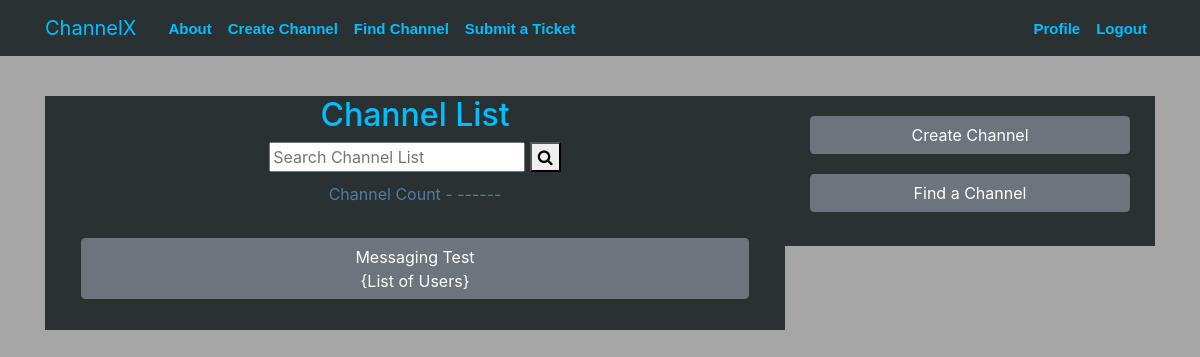
The app's page /channel/ (signed in), older data.
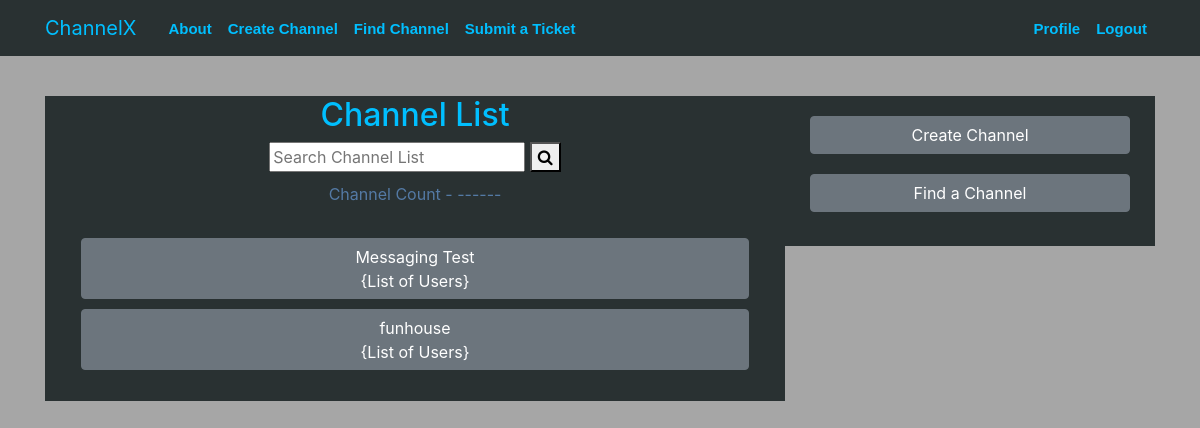
The same page, newer data.
### main/models.py (models this page shows, shortened)
class Channel(models.Model):
    room_name = models.CharField(max_length=30, unique=True)
    start_life = models.DateField(default=date.today, null=True)
    expire_date = models.DateField(default=date.today, null=True)
    start_quiet_hour = models.TimeField(default=datetime.now, blank=True)
    end_quiet_hour = models.TimeField(default=datetime.now, blank=True)
    room_owner = models.ForeignKey(User, on_delete=models.CASCADE, null=True)
    slug = models.SlugField(max_length=30, blank=True)

### main/views.py (the view)
# urls.py: path('channel/', ChannelListView.as_view(), name='main-channel-list'),
class ChannelListView(LoginRequiredMixin, ListView):
    model = Channel
    context_object_name = "channels"

### main/templates/main/channel_list.html (shortened to what this page needs)
{% extends "main/base.html" %}
{% block content %}
{% load static %}
<body>
  <div class="container-fluid">
    <div class="row content">
      <div class="col-8" style="text-align:center; background-color:#293132">
        <h2>Channel List</h2>
        <div>
            <form>
              <input type="text" placeholder="Search Channel List" name="search">
              <button type="submit"><i class="fa fa-search"></i></button>
              <div style="color: #547aa5; padding:10px">Channel Count - ------</div>
            </form>
        </div>
          <div class="table-wrapper-scroll-y" style="margin: 3%; background-color:#293132">
            {% for channel in channels %}
              <p style='margin:auto; padding:0px 0px 10px 0px'>
                <a href="{% url 'channel-detail' channel.slug %}"><button style="padding-bottom: 5px" class='btn btn-secondary btn-block'>{{ channel.room_name }}<br>{List of Users}</button>
              </p>
            {% endfor %}
          </div>
      </div>
      <div class="col-4" style="height:150px; background-color:#293132;">
                <p style='margin:auto; padding:20px 10px 0px 10px'>
                    <a href="{% url 'channel-create' %}"><button class='btn btn-secondary btn-block'>Create Channel</button></a>
                </p>
                <p style='margin:auto; padding:20px 10px 0px 10px'>
                    <a href="{% url 'main-findchannel' %}"><button class='btn btn-secondary btn-block'>Find a Channel</button></a>
                </p>
            </div>
        </div>
    </div>
</body>
{% endblock content %}

### main/templates/main/base.html (shortened to what this page needs)
{% load static %}
<!DOCTYPE html>
<html lang='en-US'>
<head>
    <link rel="stylesheet" href="https://maxcdn.bootstrapcdn.com/bootstrap/4.0.0/css/bootstrap.min.css">
    <link rel="stylesheet" type="text/css" href="{% static 'main/main.css' %}">
    <link rel="stylesheet" href="https://cdnjs.cloudflare.com/ajax/libs/font-awesome/4.7.0/css/font-awesome.min.css">
</head>
<body>
   <header class="site-header">
        <nav class="navbar navbar-expand-md navbar-dark bg-steel fixed-top">
            <div class="container" >
                <a style="color:#00BFFF" class="navbar-brand mr-4" href="{% url 'main-home' %}">ChannelX</a>
                <div class="collapse navbar-collapse" id="navbarToggle">
                    <div class="navbar-nav mr-auto">
                        <a style="color:#00BFFF" class="nav-item nav-link" href="{% url 'main-about' %}">About</a>
                        {% if user.is_authenticated %}
                        <a style="color:#00BFFF" class="nav-item nav-link" href="{% url 'channel-create' %}">Create Channel</a>
                        <a style="color:#00BFFF" class="nav-item nav-link" href="{% url 'main-findchannel' %}">Find Channel</a>
                        {% endif %}
                        <a style="color:#00BFFF" class="nav-item nav-link" href="{% url 'main-ticketrequest' %}">Submit a Ticket</a>
                    </div>
                    <div class="navbar-nav">
                        {% if user.is_authenticated %}
                            <a style="color:#00BFFF" class="nav-item nav-link" href="{% url 'profile' %}">Profile</a>
                            <a style="color:#00BFFF" class="nav-item nav-link" href="{% url 'logout' %}">Logout</a>
                        {% else %}
                            <a style="color:#00BFFF" class="nav-item nav-link" href="{% url 'login' %}">Login</a>
                            <a style="color:#00BFFF" class="nav-item nav-link" href="{% url 'users-register' %}">Register</a>
                        {% endif %}
                    </div>
                </div>
            </div>
        </nav>
    </header>
    <main role="main" class="container">
            <div class="row">
                <div style="width:100%; padding-top:16px">
                </div>
            </div>
            {% block content %}{% endblock %}
    </main>
</body>
</html>

### main/static/main/main.css (style rules this page uses)
body { padding:0; background-color: #a6a6a6; margin-top: 5rem; }
h1, h2, h3, h4, h5, h6 { color: #00BFFF; }
.bg-steel { background-color: #293132; }
.site-header .navbar-nav .nav-link { color: #00BFFF; font: bold 15px Arial }

Row changes from the older to the newer data that the page shows:
added Channel: room_name "funhouse"
